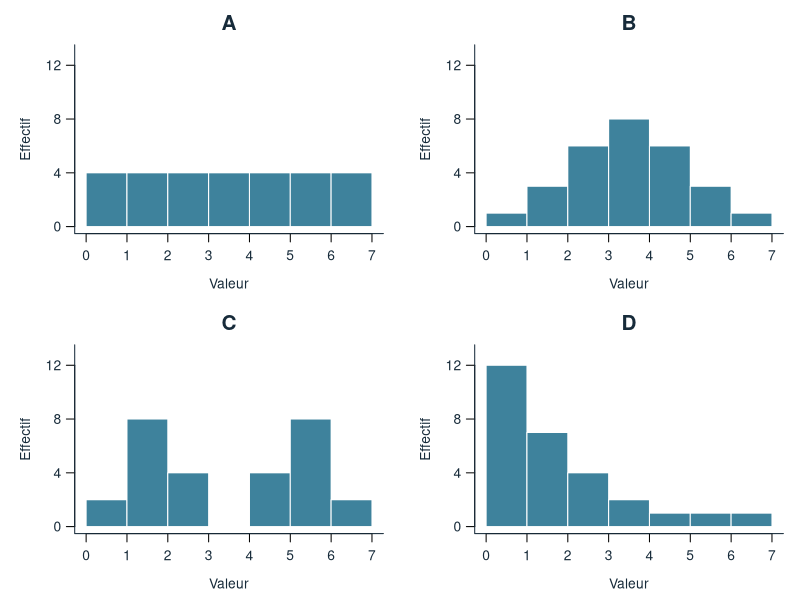
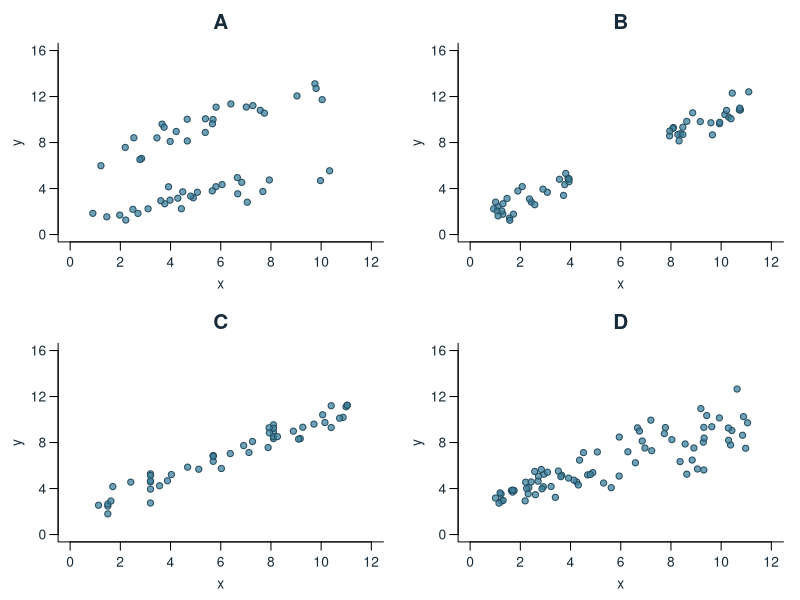
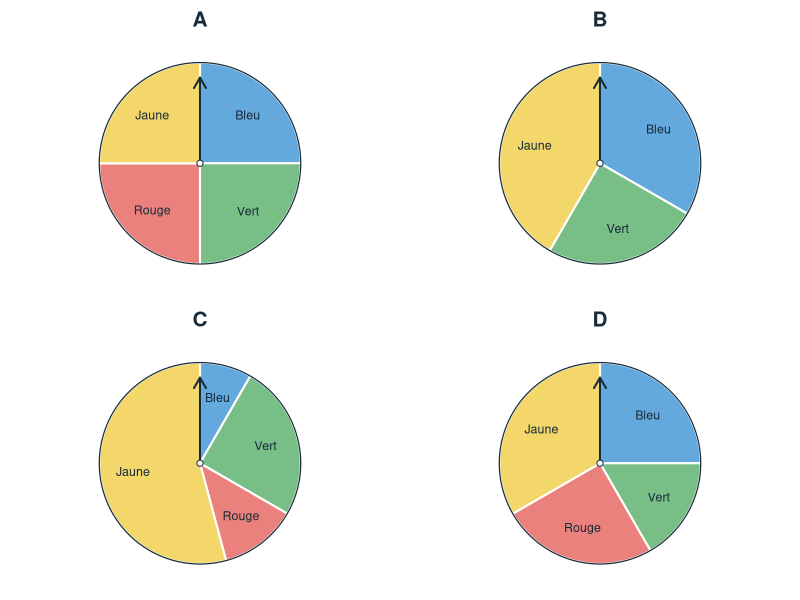

Write R code to recreate these figures, in order.
## ---- chunk 1
#| label: histogrammes-qeli
#| echo: false
#| message: false
#| warning: false
#| fig-width: 10
#| fig-height: 7
#| dpi: 220
#| fig-keep: last
#| fig-cap: "Quatre histogrammes à comparer."
#| fig-alt: "Quatre histogrammes A, B, C et D avec les mêmes classes et échelles. Effectifs : A, 4 4 4 4 4 4 4; B, 1 3 6 8 6 3 1; C, 2 8 4 0 4 8 2; D, 12 7 4 2 1 1 1."
effectifs <- list(
  A = c(4, 4, 4, 4, 4, 4, 4),
  B = c(1, 3, 6, 8, 6, 3, 1),
  C = c(2, 8, 4, 0, 4, 8, 2),
  D = c(12, 7, 4, 2, 1, 1, 1)
)
stopifnot(all(vapply(effectifs, sum, numeric(1)) == 28))

par(mfrow = c(2, 2), mar = c(4, 4.5, 2.7, 1),
    mgp = c(2.5, 0.8, 0), family = "sans",
    col.axis = "#172B3A", col.lab = "#172B3A", col.main = "#172B3A")

for (nom in names(effectifs)) {
  valeurs <- rep(seq(0.5, 6.5, by = 1), times = effectifs[[nom]])
  distribution <- hist(valeurs, breaks = 0:7, right = FALSE, plot = FALSE)
  stopifnot(identical(as.numeric(distribution$counts), effectifs[[nom]]))
  plot(distribution, freq = TRUE, xlim = c(0, 7), ylim = c(0, 13),
       col = "#3E829C", border = "white", axes = FALSE,
       main = nom, xlab = "Valeur", ylab = "Effectif", cex.main = 1.5)
  axis(1, at = 0:7)
  axis(2, at = c(0, 4, 8, 12), las = 1)
  box(bty = "l", col = "#172B3A")
}
## ---- chunk 2
#| label: nuages-qeli
#| echo: false
#| message: false
#| warning: false
#| fig-width: 10.9
#| fig-height: 7.95
#| dpi: 220
#| fig-keep: last
#| fig-cap: "Quatre nuages de points à comparer."
#| fig-alt: "Quatre nuages A, B, C et D avec les mêmes axes, x de 0 à 12 et y de 0 à 16. Les distributions des points sont à comparer."
set.seed(231)
x_a_bas <- runif(28, 0.8, 10.8)
x_a_haut <- runif(26, 1.2, 10.5)
a <- data.frame(
  x = c(x_a_bas, x_a_haut),
  y = c(1.2 + 0.43 * x_a_bas + rnorm(28, 0, 0.6),
        5.8 + 0.7 * x_a_haut + rnorm(26, 0, 0.75))
)
x_b <- c(runif(27, 0.8, 4.1), runif(25, 7.8, 11.2))
b <- data.frame(x = x_b, y = 1.1 + 0.92 * x_b + rnorm(52, 0, 0.6))
x_c <- c(rep(c(1.5, 3.2, 5.7, 8.1, 10.4), c(3, 6, 4, 5, 2)),
         runif(30, 0.8, 11.2))
c <- data.frame(x = x_c,
                y = 1.3 + 0.88 * x_c + rnorm(length(x_c), 0, 0.7))
x_d <- runif(78, 0.8, 11.2)
z_d <- pmax(-1.9, pmin(1.9, rnorm(78)))
d <- data.frame(x = x_d,
                y = 2.7 + 0.65 * x_d + z_d * (0.2 + 0.2 * x_d))
nuages <- list(A = a, B = b, C = c, D = d)

par(mfrow = c(2, 2), mar = c(3.5, 3.5, 2.6, 1),
    mgp = c(2, 0.7, 0), family = "sans")
for (nom in names(nuages)) {
  plot(nuages[[nom]], xlim = c(0, 12), ylim = c(0, 16), pch = 21,
       bg = adjustcolor("#3E829C", alpha.f = 0.75), col = "#244C60",
       cex = 1, main = nom, cex.main = 1.5,
       xlab = "x", ylab = "y", axes = FALSE)
  axis(1, at = seq(0, 12, 2))
  axis(2, at = seq(0, 16, 4), las = 1)
  box(bty = "l")
}
## ---- chunk 3
#| label: roulettes-qeli
#| echo: false
#| message: false
#| warning: false
#| fig-width: 9
#| fig-height: 8
#| dpi: 220
#| fig-keep: last
#| fig-cap: "Quatre roulettes à comparer."
#| fig-alt: "Roulettes A à D. Angles bleu, vert, rouge, jaune : A, 90 90 90 90 degrés; B, 120 90 0 150 degrés; C, 30 90 45 195 degrés; D, 90 60 90 120 degrés."
angles_roulettes <- list(
  A = c(Bleu = 90, Vert = 90, Rouge = 90, Jaune = 90),
  B = c(Bleu = 120, Vert = 90, Rouge = 0, Jaune = 150),
  C = c(Bleu = 30, Vert = 90, Rouge = 45, Jaune = 195),
  D = c(Bleu = 90, Vert = 60, Rouge = 90, Jaune = 120)
)
stopifnot(all(vapply(angles_roulettes, sum, numeric(1)) == 360))
couleurs_roulettes <- c(Bleu = "#64A9DE", Vert = "#77BF86",
                       Rouge = "#EA817C", Jaune = "#F3D76A")

par(mfrow = c(2, 2), mar = c(0.7, 0.7, 2.3, 0.7), family = "sans")
for (nom in names(angles_roulettes)) {
  plot.new()
  plot.window(xlim = c(-1.25, 1.25), ylim = c(-1.15, 1.15), asp = 1)
  title(main = nom, col.main = "#172B3A", cex.main = 1.5)
  angle_debut <- pi / 2
  for (couleur in names(angles_roulettes[[nom]])) {
    angle <- angles_roulettes[[nom]][[couleur]]
    if (angle == 0) next
    angle_fin <- angle_debut - angle * pi / 180
    arc <- seq(angle_debut, angle_fin, length.out = max(3, angle + 1))
    polygon(c(0, cos(arc)), c(0, sin(arc)),
            col = couleurs_roulettes[[couleur]], border = "#FFFFFF", lwd = 2)
    angle_milieu <- (angle_debut + angle_fin) / 2
    text(0.67 * cos(angle_milieu), 0.67 * sin(angle_milieu),
         labels = couleur, col = "#172B3A", cex = 0.9)
    angle_debut <- angle_fin
  }
  cercle <- seq(0, 2 * pi, length.out = 361)
  lines(cos(cercle), sin(cercle), col = "#172B3A", lwd = 1.2)
  # Meme position de l'aiguille sur chaque roulette : elle n'indique pas un resultat.
  arrows(0, 0, 0, 0.85, length = 0.12, lwd = 2, col = "#172B3A")
  points(0, 0, pch = 21, bg = "white", col = "#172B3A", cex = 1)
}
